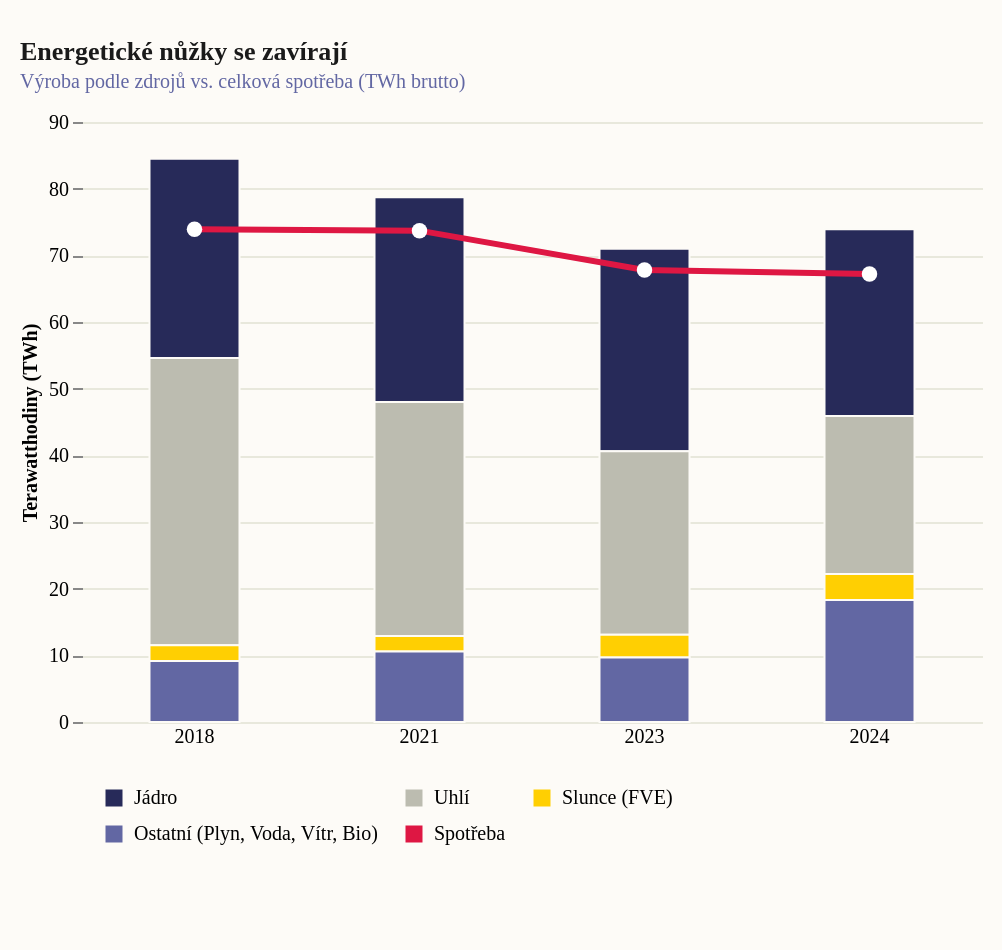

Describe this chart as a Vega-Lite specification.
### Vega-Lite specification from a JSON file in a GitHub repository (floating-point values rounded to 4 significant figures)
{"_source": "Zdroj: ERÚ (Roční zprávy o provozu ES ČR 2018–2024)", "$schema": "https://vega.github.io/schema/vega-lite/v5.json", "description": "Bilance výroby a spotřeby elektřiny v ČR (2018-2024)", "width": 450, "height": 300, "padding": {"top": 20, "left": 10, "right": 10, "bottom": 40}, "autosize": {"type": "pad", "resize": true}, "background": "#fdfbf7", "title": {"text": "Energetické nůžky se zavírají", "subtitle": "Výroba podle zdrojů vs. celková spotřeba (TWh brutto)", "font": "Roboto Slab", "fontSize": 13, "fontWeight": "bold", "anchor": "start", "color": "#1a1a1a", "subtitleFont": "Work Sans", "subtitleFontSize": 10, "subtitleColor": "#6267a3", "offset": 10}, "data": {"values": [{"year": "2018", "source": "Jádro", "val": 29.9}, {"year": "2018", "source": "Uhlí", "val": 43.1}, {"year": "2018", "source": "Slunce (FVE)", "val": 2.36}, {"year": "2018", "source": "Ostatní (Plyn, Voda, Vítr, Bio)", "val": 9.14}, {"year": "2018", "source": "Spotřeba", "val": 73.9, "type": "line"}, {"year": "2021", "source": "Jádro", "val": 30.7}, {"year": "2021", "source": "Uhlí", "val": 35.1}, {"year": "2021", "source": "Slunce (FVE)", "val": 2.32}, {"year": "2021", "source": "Ostatní (Plyn, Voda, Vítr, Bio)", "val": 10.58}, {"year": "2021", "source": "Spotřeba", "val": 73.7, "type": "line"}, {"year": "2023", "source": "Jádro", "val": 30.4}, {"year": "2023", "source": "Uhlí", "val": 27.5}, {"year": "2023", "source": "Slunce (FVE)", "val": 3.42}, {"year": "2023", "source": "Ostatní (Plyn, Voda, Vítr, Bio)", "val": 9.68}, {"year": "2023", "source": "Spotřeba", "val": 67.8, "type": "line"}, {"year": "2024", "source": "Jádro", "val": 28.0}, {"year": "2024", "source": "Uhlí", "val": 23.7}, {"year": "2024", "source": "Slunce (FVE)", "val": 3.9}, {"year": "2024", "source": "Ostatní (Plyn, Voda, Vítr, Bio)", "val": 18.3}, {"year": "2024", "source": "Spotřeba", "val": 67.2, "type": "line"}]}, "layer": [{"transform": [{"filter": "datum.type != 'line'"}], "mark": {"type": "bar", "width": 45, "tooltip": true, "stroke": "#fdfbf7", "strokeWidth": 1}, "encoding": {"x": {"field": "year", "type": "nominal", "title": null, "axis": {"labelFont": "Work Sans", "labelFontSize": 10, "labelAngle": 0, "ticks": false, "domain": false}}, "y": {"field": "val", "type": "quantitative", "title": "Terawatthodiny (TWh)", "axis": {"titleFont": "Work Sans", "titleFontSize": 10, "labelFont": "Work Sans", "labelFontSize": 10, "gridColor": "#e8e8dc", "domain": false}}, "color": {"field": "source", "type": "nominal", "scale": {"domain": ["Jádro", "Uhlí", "Slunce (FVE)", "Ostatní (Plyn, Voda, Vítr, Bio)", "Spotřeba"], "range": ["#272a59", "#bcbcb0", "#ffcf02", "#6267a3", "#de1743"]}, "legend": {"title": null, "orient": "bottom", "offset": 10, "labelFont": "Roboto Slab", "labelFontSize": 10, "symbolType": "square", "padding": 10, "columns": 3}}}}, {"transform": [{"filter": "datum.type == 'line'"}], "mark": {"type": "line", "color": "#de1743", "strokeWidth": 3, "point": {"color": "#de1743", "size": 60, "fill": "white", "strokeWidth": 2}}, "encoding": {"x": {"field": "year", "type": "nominal"}, "y": {"field": "val", "type": "quantitative"}}}], "config": {"view": {"stroke": "transparent"}}}
